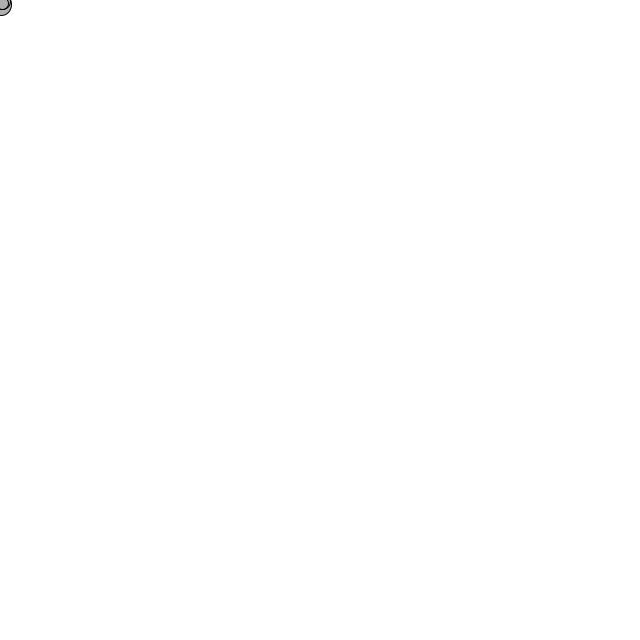
Frame 1 (no input)
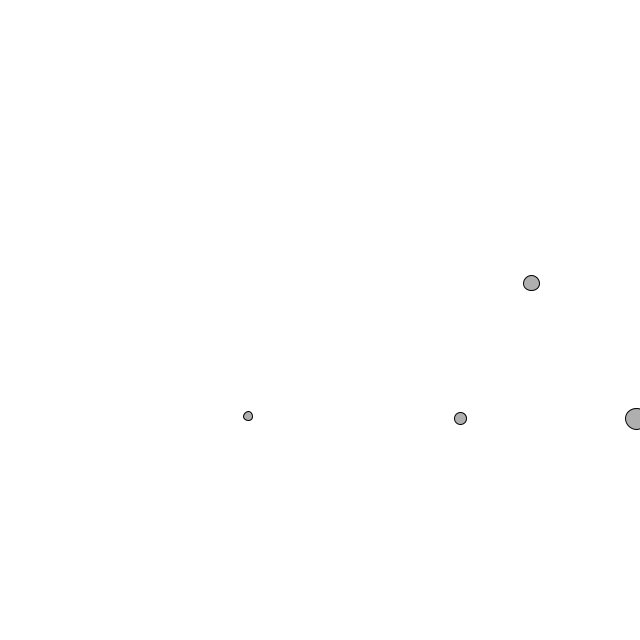
Frame 60 (the mouse pressed at the canvas centre just before this capture)
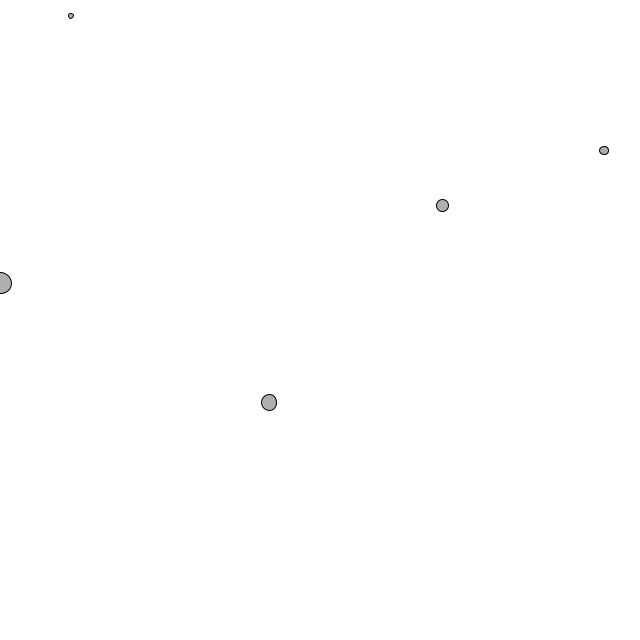
Frame 120 (the mouse held since frame 60 and released just before this capture)

The Processing sketch that drew these frames (run headless with seeded random() and noise(); from frame 60 on, the mouse is pressed at the canvas centre):

// Processing sketch: NoC_2_BouncingBall
// ── NoC_2_BouncingBall.pde
int n = 5;
Mover[] movers= new Mover[n];

void setup() {
  size(640, 640);
  for (int i = 0; i < n; i++) {
    movers[i] = new Mover(random(0.1, 2), 0, 0);
  }
}



void draw() {
  background(255);
  for (int i = 0; i < n; i++) {
    movers[i].checkEdges();
    movers[i].update();
    movers[i].display();
    PVector gravity = new PVector(0,0.1);
    movers[i].applyForce(gravity);
    PVector rightResist = new PVector(-2,0);
    if(movers[i].location.x > width - 50){
    movers[i].applyForce(rightResist);
    };
    PVector leftResist = new PVector(2,0);
    if(movers[i].location.x < 50){
    movers[i].applyForce(leftResist);
    }
    
    //PVector wind = new PVector(1,0.0);
    //movers[i].applyForce(wind);  
    
  }
}

// ── Mover.pde
class Mover {
 
  PVector location;
  PVector velocity;
  PVector acceleration;
  float mass;
 
  Mover(float m, float x , float y) {
    mass = m;
    location = new PVector(x, y);
    velocity = new PVector(random(0,5),random(0,5));
    acceleration = new PVector(0,0);
  }
 
  void applyForce(PVector force) {
    PVector f = PVector.div(force, mass);
    acceleration.add(f);

  }
 
  void update() {
    velocity.add(acceleration);
    location.add(velocity);
    acceleration.mult(0);
  }
 
  void display() {
    stroke(0);
    fill(175);
    ellipse(location.x,location.y,mass*16,mass*16);
  }
 
  void checkEdges() {
    if (location.x > width) {
      location.x = width;
      velocity.x *= -1;
    } else if (location.x < 0) {
      velocity.x *= -1;
      location.x = 0;
    }
 
    if (location.y > height) {
      velocity.y *= -1;
      location.y = height;
    }
  }
}
